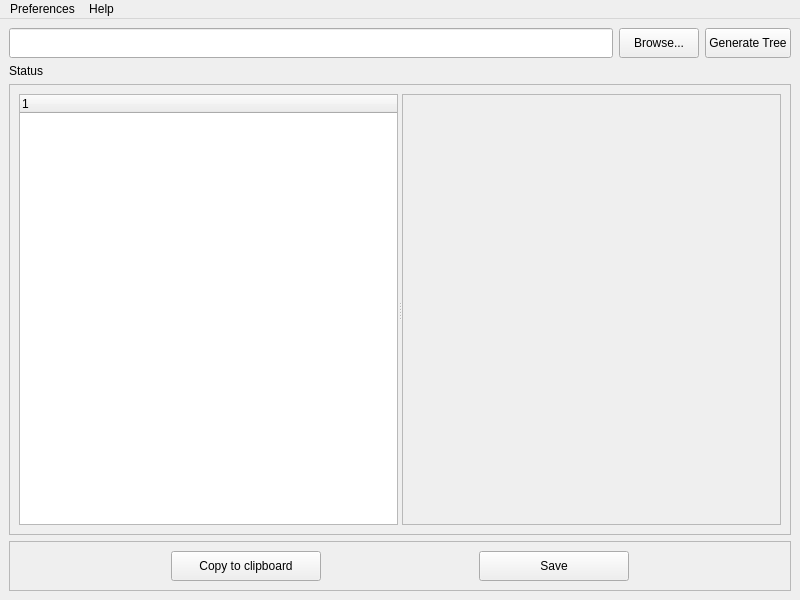
<?xml version="1.0" encoding="UTF-8"?>
<ui version="4.0">
 <class>MainWindow</class>
 <widget class="QMainWindow" name="MainWindow">
  <property name="geometry">
   <rect>
    <x>0</x>
    <y>0</y>
    <width>800</width>
    <height>600</height>
   </rect>
  </property>
  <property name="windowTitle">
   <string>ArborescenceASCII</string>
  </property>
  <widget class="QWidget" name="centralwidget">
   <layout class="QGridLayout" name="gridLayout" rowstretch="10,10,1000,10">
    <item row="0" column="0">
     <layout class="QHBoxLayout" name="path_layout">
      <property name="spacing">
       <number>6</number>
      </property>
      <property name="sizeConstraint">
       <enum>QLayout::SizeConstraint::SetMaximumSize</enum>
      </property>
      <property name="topMargin">
       <number>0</number>
      </property>
      <item>
       <widget class="QLineEdit" name="input_path_display">
        <property name="minimumSize">
         <size>
          <width>0</width>
          <height>30</height>
         </size>
        </property>
       </widget>
      </item>
      <item>
       <widget class="QPushButton" name="browse_btn">
        <property name="minimumSize">
         <size>
          <width>0</width>
          <height>30</height>
         </size>
        </property>
        <property name="text">
         <string>Browse...</string>
        </property>
       </widget>
      </item>
      <item>
       <widget class="QPushButton" name="generateTree_btn">
        <property name="minimumSize">
         <size>
          <width>0</width>
          <height>30</height>
         </size>
        </property>
        <property name="text">
         <string>Generate Tree</string>
        </property>
       </widget>
      </item>
     </layout>
    </item>
    <item row="1" column="0">
     <widget class="QLabel" name="status_label">
      <property name="text">
       <string>Status</string>
      </property>
     </widget>
    </item>
    <item row="2" column="0">
     <widget class="QFrame" name="frame_2">
      <property name="frameShape">
       <enum>QFrame::Shape::StyledPanel</enum>
      </property>
      <property name="frameShadow">
       <enum>QFrame::Shadow::Raised</enum>
      </property>
      <layout class="QGridLayout" name="gridLayout_2">
       <item row="0" column="0">
        <widget class="QSplitter" name="splitter">
         <property name="orientation">
          <enum>Qt::Orientation::Horizontal</enum>
         </property>
         <widget class="QTreeWidget" name="treeWidget">
          <column>
           <property name="text">
            <string notr="true">1</string>
           </property>
          </column>
         </widget>
         <widget class="QTextEdit" name="preview_text">
          <property name="enabled">
           <bool>false</bool>
          </property>
         </widget>
        </widget>
       </item>
      </layout>
     </widget>
    </item>
    <item row="3" column="0">
     <widget class="QFrame" name="frame">
      <property name="frameShape">
       <enum>QFrame::Shape::StyledPanel</enum>
      </property>
      <property name="frameShadow">
       <enum>QFrame::Shadow::Raised</enum>
      </property>
      <layout class="QHBoxLayout" name="horizontalLayout">
       <item>
        <widget class="QPushButton" name="copy_btn">
         <property name="minimumSize">
          <size>
           <width>0</width>
           <height>30</height>
          </size>
         </property>
         <property name="maximumSize">
          <size>
           <width>150</width>
           <height>16777215</height>
          </size>
         </property>
         <property name="text">
          <string>Copy to clipboard</string>
         </property>
        </widget>
       </item>
       <item>
        <widget class="QPushButton" name="save_btn">
         <property name="minimumSize">
          <size>
           <width>0</width>
           <height>30</height>
          </size>
         </property>
         <property name="maximumSize">
          <size>
           <width>150</width>
           <height>16777215</height>
          </size>
         </property>
         <property name="text">
          <string>Save</string>
         </property>
        </widget>
       </item>
      </layout>
     </widget>
    </item>
   </layout>
  </widget>
  <widget class="QMenuBar" name="menuBar">
   <property name="geometry">
    <rect>
     <x>0</x>
     <y>0</y>
     <width>800</width>
     <height>33</height>
    </rect>
   </property>
   <widget class="QMenu" name="menuPrefe">
    <property name="title">
     <string>Preferences</string>
    </property>
    <addaction name="actionDetails"/>
    <addaction name="actionFilenameMaxLength"/>
   </widget>
   <widget class="QMenu" name="menuHelp">
    <property name="title">
     <string>Help</string>
    </property>
    <addaction name="actionAbout"/>
   </widget>
   <addaction name="menuPrefe"/>
   <addaction name="menuHelp"/>
  </widget>
  <action name="actionAbout">
   <property name="checkable">
    <bool>false</bool>
   </property>
   <property name="text">
    <string>About</string>
   </property>
  </action>
  <action name="actionDetails">
   <property name="text">
    <string>Details</string>
   </property>
  </action>
  <action name="actionFilenameMaxLength">
   <property name="text">
    <string>File name Maximum Length</string>
   </property>
  </action>
 </widget>
 <resources/>
 <connections/>
</ui>
